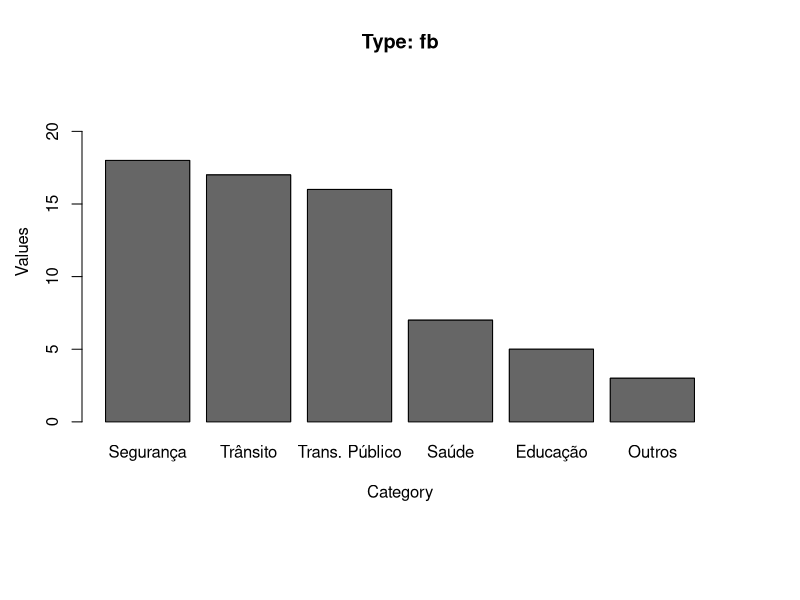
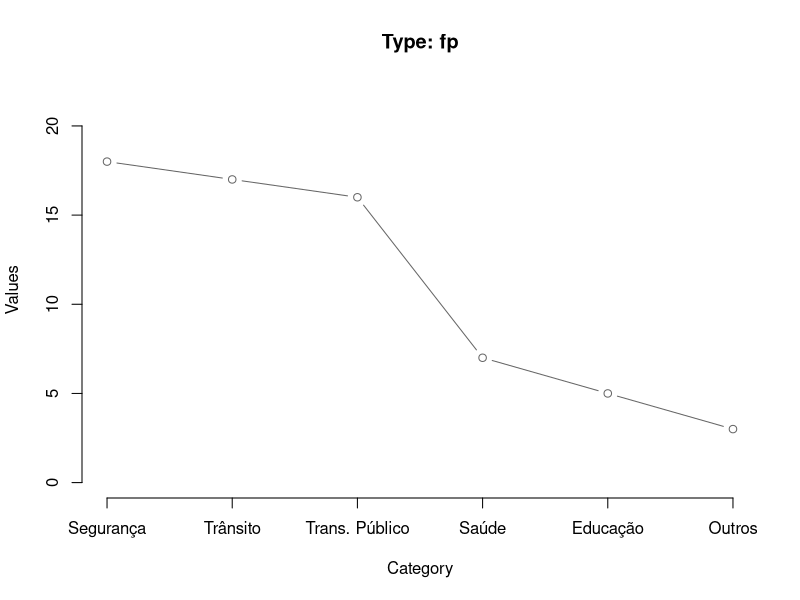
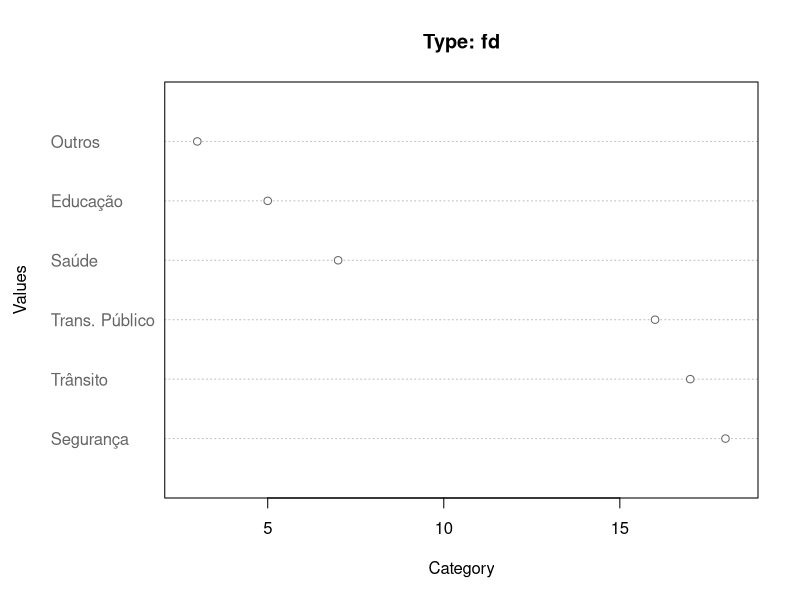
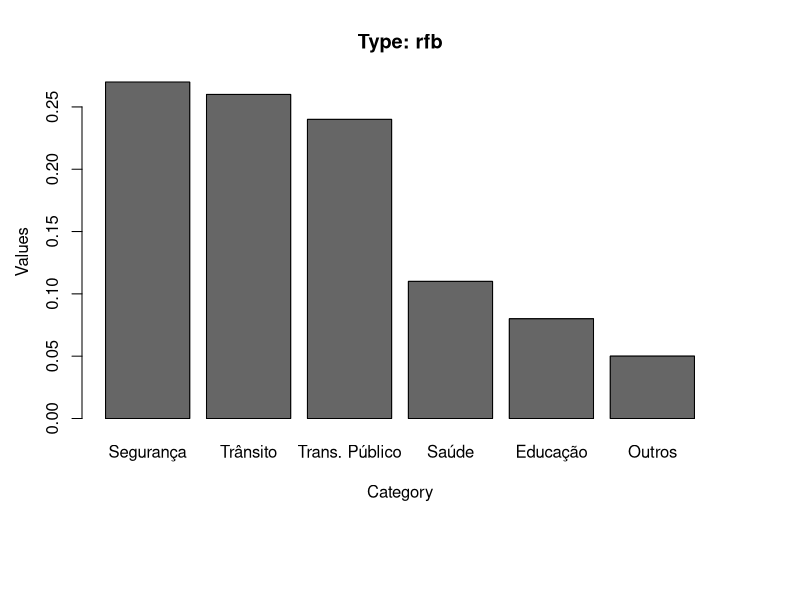
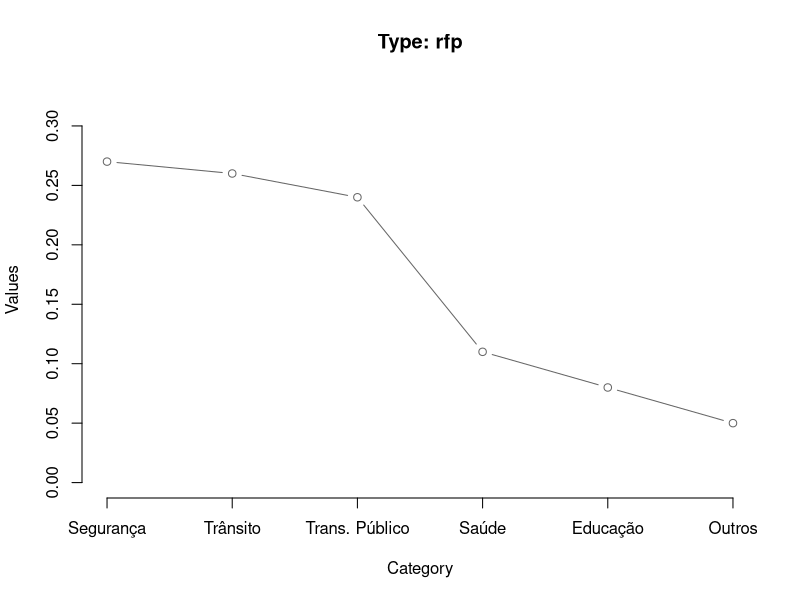
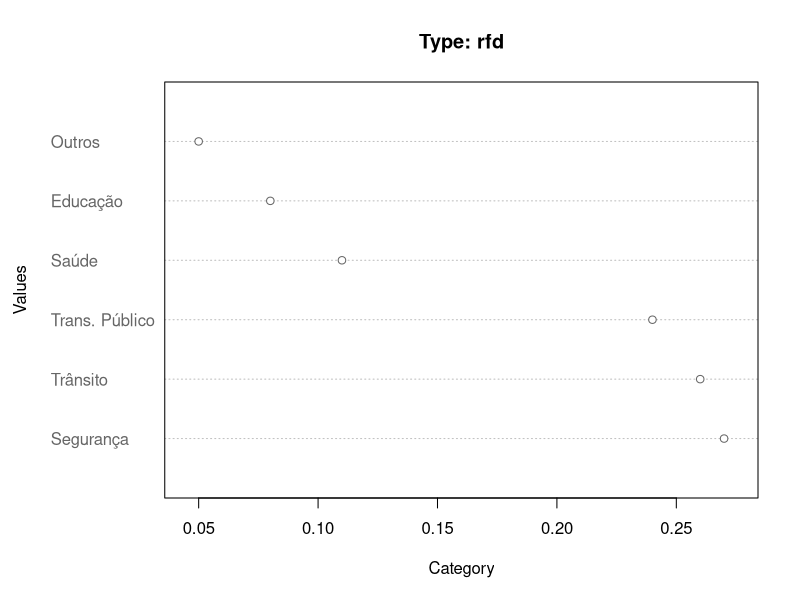
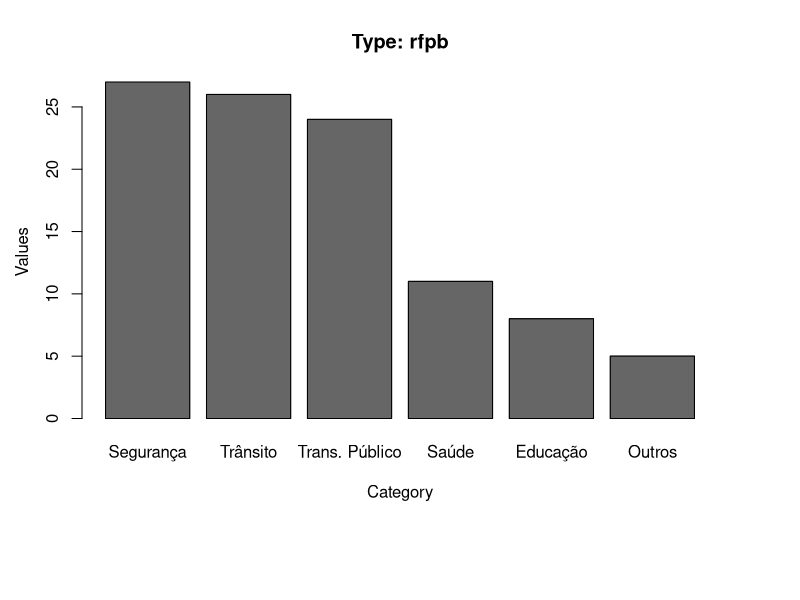
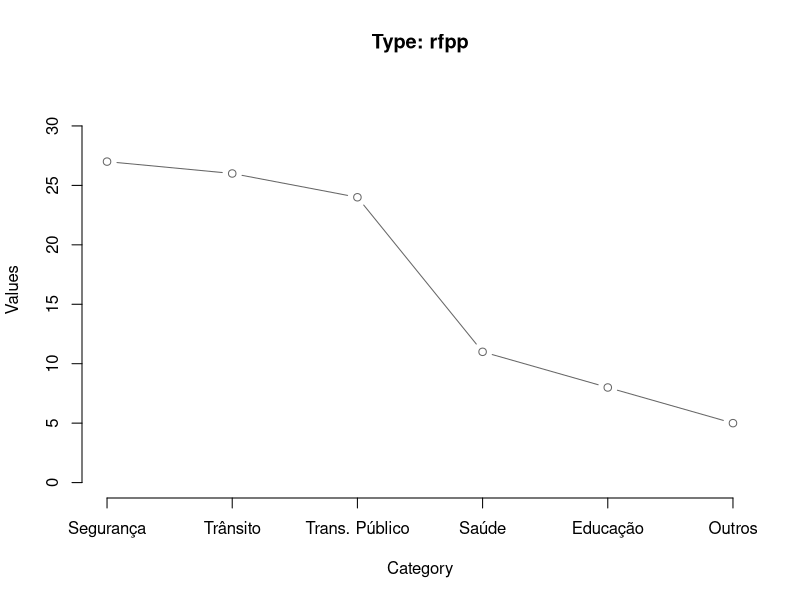

Reproduce these figures in R, in order.
plot.fdt_cat.default <- function (x,
                                  type=c('fb', 'fp', 'fd',
                                         'rfb', 'rfp', 'rfd',
                                         'rfpb', 'rfpp', 'rfpd',
                                         'cfb', 'cfp', 'cfd',
                                         'cfpb', 'cfpp', 'cfpd',
                                         'pa'),
                                  v=FALSE,
                                  v.round=2,
                                  v.pos=3,
                                  xlab=NULL,
                                  xlas=0,
                                  ylab=NULL,
                                  y2lab=NULL,
                                  y2cfp=seq(0, 100, 25),
                                  col=gray(.4),
                                  xlim=NULL,
                                  ylim=NULL,
                                  main=NULL,
                                  box=FALSE, ...)
{
  # barplot
  plot_b <- function(...)
  {
    cw <- max(sapply(names(y),
                     nchar))

    if (xlas == 1) 
      mar <- c(1, 
               1, 
               0, 
               2)
    else 
      mar <- c(log(max(cw),
                   2), 
               0, 
               0, 
               2)

    oldpar <- par(mar=pmax(par('mar') + mar, 
                           c(4.1, 
                             4.1, 
                             3.1, 
                             4.1)), 
                  las=xlas, 
                  no.readonly=TRUE)

    on.exit(par(oldpar))

    mp <-  barplot(y,
                   xlab=xlab,
                   col=col,
                   xlim=xlim,
                   ylim=ylim,   
                   main=main, 
                   yaxt='n', ...)

    rect(mp - 0.5,
         rep(0, 
             length(y)), 
         mp + 0.5,
         y, 
         col=col)

    if (box)
      box()

    axis(2, 
         las=3)

    mtext(ylab, 
          2, 
          line=2.5, 
          las=3)

    if (v) {
      text(mp,
           y,
           labels=format(round(y,
                               v.round),
                         nsmall=v.round),
           pos=v.pos,
           xpd=TRUE, 
           col=col, ...)
    }
  }

  # polygon
  plot_p <- function(...)
  {
    plot(1:dim(x)[1],
         y,
         type='b',
         xaxt='n',
         bty='n',
         xlim=xlim,
         ylim=ylim,
         xlab=xlab,
         ylab=ylab,
         col=col,
         main=main, ...)

    axis(side=1,
         at=1:dim(x)[1],
         labels=x$Category,
         las=xlas, ...)

    if (v) {
      text(1:dim(x)[1],  
           y,
           labels=format(round(y,
                               v.round),
                         nsmall=v.round),
           pos=v.pos,
           xpd=TRUE, 
           col=col, ...)
    }
  }

  # dotchart
  plot_d <- function(...)
  {
    if (is.null(xlim)) {
      ix <- min(y) * .1
      xmin <- min(y) - ix
      xmax <- max(y) + ix
      xlim <- c(xmin, xmax)
    }

    dotchart(y, 
             xlab=xlab,
             ylab=ylab,
             color=col,
             xlim=xlim,
             main=main, ...)

    if (v) {
      text(y,
           1:dim(x)[1],  
           labels=format(round(y,
                               v.round),
                         nsmall=v.round),
           pos=v.pos,
           xpd=TRUE, 
           col=col, ...)
    }
  }

  # pareto
  plot_pa <- function(...)
  {
    cw <- max(sapply(names(y),
                     nchar))

    if (xlas == 1) 
      mar <- c(1, 
               1, 
               0, 
               2)
    else 
      mar <- c(log(max(cw),
                   2), 
               0, 
               0, 
               2)

    oldpar <- par(mar=pmax(par('mar') + mar, 
                           c(4.1, 
                             4.1, 
                             3.1, 
                             4.1)), 
                  las=xlas, 
                  no.readonly=TRUE)

    on.exit(par(oldpar))

    mp <-  barplot(y,
                   xlab=xlab,
                   col=col,
                   xlim=xlim,
                   ylim=ylim,   
                   main=main, 
                   yaxt='n', ...)

    if (v) {
      # f
      vf <- c(paste(y[1], 
                    round(cfp[1],
                          1),
                    sep='-'),
              y[2:length(y)])

      text(mp,
           y,
           vf,
           pos=v.pos,
           xpd=TRUE, 
           col=col, ...)

      # cf-cfp
      vcfp <- c(paste(round(cf[-1],
                            1),
                      round(cfp[-1],
                            1),
                      sep='-'))

      ifelse(length(col) > 1,
             col.tmp <- col[-1],
             col.tmp <- col)

      text(mp[-1],
           cf[-1],
           vcfp,
           pos=v.pos,
           xpd=TRUE, 
           col=col.tmp, ...)
    }

    q <- quantile(seq(0, 
                      max(cf),
                      by=max(cf) / 100),
                  y2cfp / 100)

    abline(h=q, 
           col=gray(.8), 
           lty=3, ...)

    # clear lines over bars
    rect(mp - 0.5,
         rep(0, 
             length(y)), 
         mp + 0.5,
         y, 
         col=col, ...)

    lines(mp,
          cf, 
          type='b', 
          cex=0.7, 
          pch=19,
          col=col, ...)

    if (box)
      box()

    axis(2, 
         las=3, ...)

    mtext(ylab, 
          2, 
          line=2.5, 
          las=3, ...)

    axis(4, 
         at=q, 
         las=3, 
         labels=round(y2cfp,
                      2), ...)

    mtext(y2lab,
          4, 
          line=2.5, 
          las=3, ...)
  }

  switch(match.arg(type),
         # fb (frequency) - bar
         fb = {
           if(is.null(xlab))
             xlab <- 'Category'
           if(is.null(ylab))
             ylab <- 'Frequency'

           y <- x[, 2]
           names(y) <- x$Category

           if (is.null(ylim))
             ylim=c(0, 
                    max(y) * 1.3)

           plot_b(...)
         },

         # fp (frequency) - polygon
         fp = {
           if (is.null(ylim))
             ylim <- with(x,
                          c(0, 
                            1.2 * max(x[, 2])))

           if(is.null(xlab))
             xlab <- 'Category'
           if(is.null(ylab))
             ylab <- 'Frequency'

           y <- x[, 2]

           plot_p(...)
         },

         # fd (frequency) - dotchart
         fd = {
           y <- x[, 2]
           names(y) <- x$Category

           if(is.null(xlab))
             xlab <- 'Frequency'

           plot_d(...)
         },

         # pa (frequency) - pareto
         pa = {
           y <- x[, 2]
           names(y) <- x$Category

           cf <- x[, 5]
           cfp <- x[, 6]

           if (is.null(xlab))
             xlab <- 'Category'
           if (is.null(ylab))
             ylab <- 'Frequency'
           if (is.null(y2lab))
             y2lab <- 'Cumulative frequency, (%)'

           if (is.null(ylim))
             ylim=c(0, 
                    sum(y) * 1.1)

           plot_pa(...)
         },

         # rfb (relative frequency) - bar
         rfb = {
           if(is.null(xlab))
             xlab <- 'Category'
           if(is.null(ylab))
             ylab <- 'Relative frequency'

           y <- x[, 3]
           names(y) <- x$Category

           plot_b(...)
         },  

         # rfp (relative frequency) - polygon
         rfp = {
           if (is.null(ylim))
             ylim <- with(x,
                          c(0, 
                            1.2 * max(x[, 3])))

           if(is.null(xlab))
             xlab <- 'Category'
           if(is.null(ylab))
             ylab <- 'Relative frequency'

           y <- x[, 3]

           plot_p(...)
         },

         # rfd (relative frequency) - dotchart
         rfd = {
           y <- x[, 3]
           names(y) <- x$Category

           if(is.null(xlab))
             xlab <- 'Relative frequency'

           plot_d(...)
         },

         # rfpb (relative frequency %) - bar
         rfpb = {
           if(is.null(xlab))
             xlab <- 'Category'
           if(is.null(ylab))
             ylab <- 'Relative frequency (%)'

           y <- x[, 4]
           names(y) <- x$Category

           plot_b(...)
         },  

         # rfpp (relative frequency %) - polygon
         rfpp = {
           if (is.null(ylim))
             ylim <- with(x,
                          c(0, 
                            1.2 * max(x[, 4])))

           if(is.null(xlab))
             xlab <- 'Category'
           if(is.null(ylab))
             ylab <- 'Relative frequency (%)'

           y <- x[, 4]

           plot_p(...)
         },

         # rfpd (relative frequency %) - dotchart
         rfpd = {
           y <- x[, 4]
           names(y) <- x$Category

           if(is.null(xlab))
             xlab <- 'Relative frequency (%)'

           plot_d(...)
         },

         # cfb (cumulative frequency) - bar
         cfb = {
           if(is.null(xlab))
             xlab <- 'Category'
           if(is.null(ylab))
             ylab <- 'Cumulative frequency'

           y <- x[, 5]
           names(y) <- x$Category

           plot_b(...)
         },  

         # cfp (cumulative frequency) - polygon
         cfp = {
           if (is.null(ylim))
             ylim <- with(x,
                          c(0, 
                            1.2 * max(x[, 5])))

           if(is.null(xlab))
             xlab <- 'Category'
           if(is.null(ylab))
             ylab <- 'Cumulative frequency'

           y <- x[, 5]

           plot_p(...)
         },

         # cfd (cumulative frequency) - dotchart
         cfd = {
           y <- x[, 5]
           names(y) <- x$Category

           if(is.null(xlab))
             xlab <- 'Cumulative frequency'

           plot_d(...)
         },

         # cfpb (cumulative frequency %) - bar
         cfpb = {
           if(is.null(xlab))
             xlab <- 'Category'
           if(is.null(ylab))
             ylab <- 'Cumulative frequency (%)'

           y <- x[, 6]
           names(y) <- x$Category

           plot_b(...)
         },  

         # cfpp (cumulative frequency %) - polygon
         cfpp = {
           if (is.null(ylim))
             ylim <- with(x,
                          c(0, 
                            1.2 * max(x[, 6])))

           if(is.null(xlab))
             xlab <- 'Category'
           if(is.null(ylab))
             ylab <- 'Cumulative frequency (%)'

           y <- x[, 6]

           plot_p(...)
         },

         # cfpd (cumulative frequency %) - dotchart
         cfpd = {
           y <- x[, 6]
           names(y) <- x$Category

           if(is.null(xlab))
             xlab <- 'Cumulative frequency (%)'

           plot_d(...)
         })
}

# Dados de teste
df <- data.frame(
  Category = c("Segurança", "Trânsito", "Trans. Público", "Saúde", "Educação", "Outros"),
  Frequency = c(18, 17, 16, 7, 5, 3),
  `Relative Frequency` = c(0.27, 0.26, 0.24, 0.11, 0.08, 0.05),
  `Relative Frequency %` = c(27, 26, 24, 11, 8, 5),
  `Cumulative Frequency` = c(18, 35, 51, 58, 63, 66),
  `Cumulative Frequency %` = c(27, 53, 77, 88, 95, 100)
)

# Tipos de gráficos para teste
types <- c('fb', 'fp', 'fd', 'rfb', 'rfp', 'rfd', 'rfpb', 'rfpp', 'rfpd', 
           'cfb', 'cfp', 'cfd', 'cfpb', 'cfpp', 'cfpd', 'pa')

# Loop para gerar e salvar cada gráfico
for (t in types) {
  plot.fdt_cat.default(df, type = t, xlab = "Category", ylab = "Values", main = paste("Type:", t))
}

cat("Gráficos em R gerados com sucesso.\n")